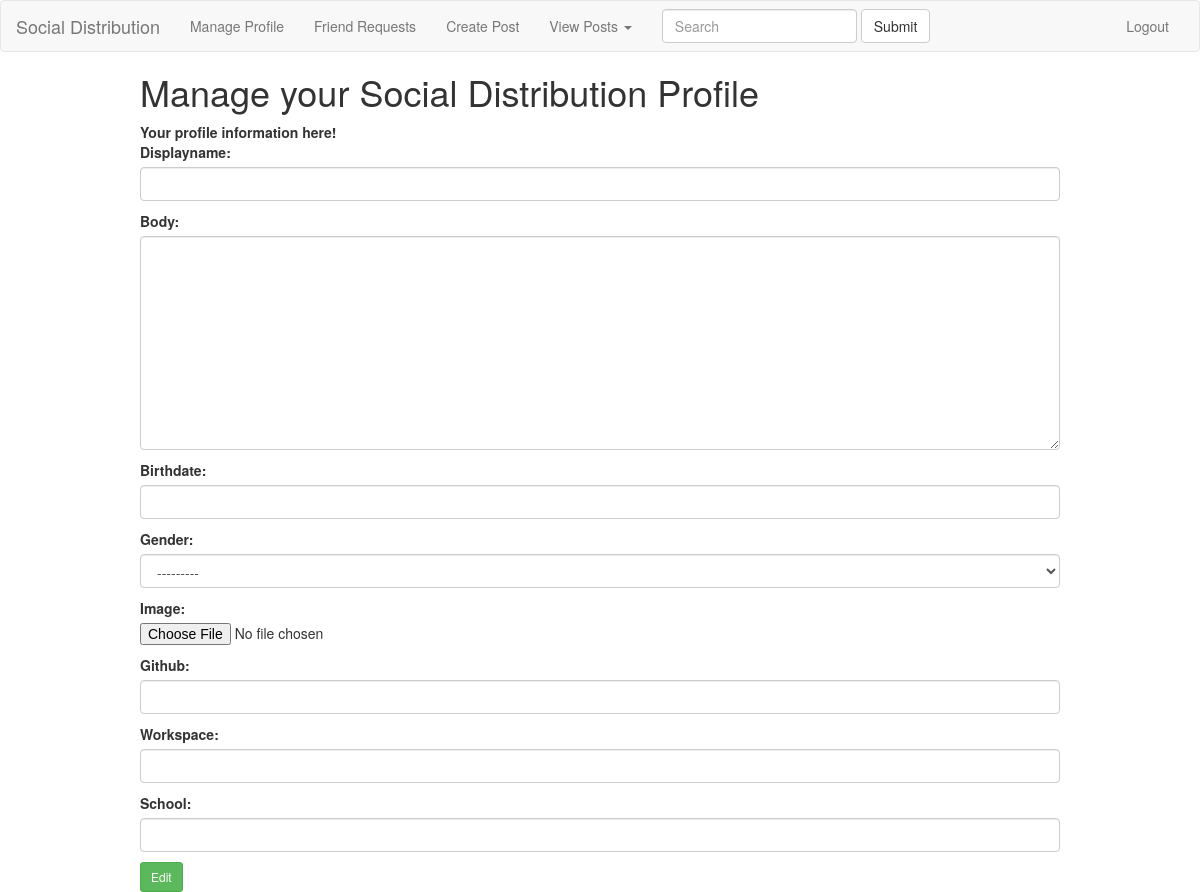
The page /manage/ (signed in) on the database as committed earlier.
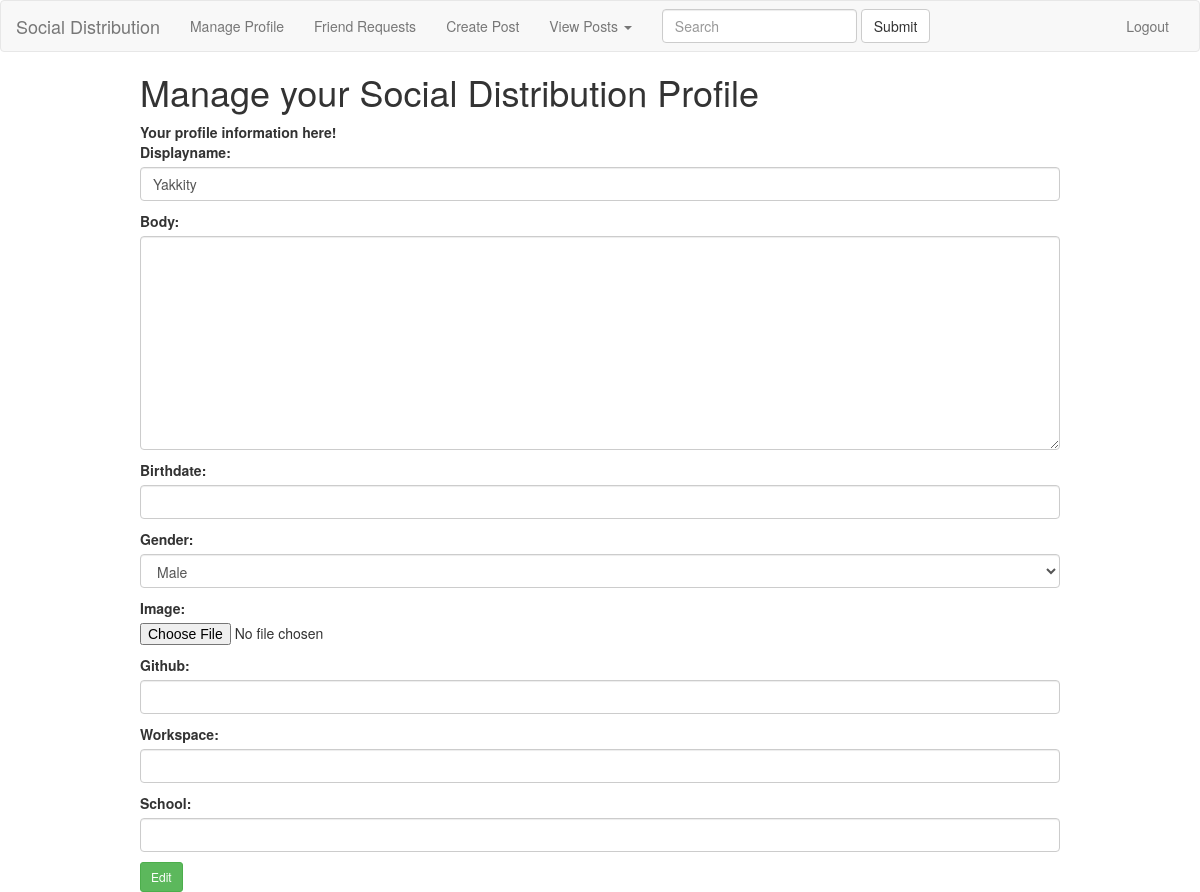
The same page on the database as committed later.
### authors/models.py (models this page shows, shortened)
class Profile(models.Model):
    uuid = models.CharField(max_length=36, default = uuid.uuid4)
    GENDER_CHOICES = (('M', 'Male'),
                      ('F', 'Female'))
    user = models.OneToOneField(User, editable=False)
    host = models.CharField(max_length=32, blank=True)
    displayname = models.CharField(max_length=128, blank=True)
    body = models.TextField(max_length=2048, blank=True)
    birthdate = models.DateField('birthdate',null=True, blank=True)
    gender = models.CharField(max_length=1, blank=True, choices=GENDER_CHOICES)
    image = models.ImageField(upload_to='profile_images', blank=True)
    github = models.CharField(max_length=39, blank=True)
    workspace = models.CharField(max_length=128, blank=True)
    school = models.CharField(max_length=128, blank=True)
    follows = models.ManyToManyField('self', blank=True, symmetrical=False, through='Follow')
    friends = models.ManyToManyField('self', blank=True)

### authors/views.py (the view)
# urls.py: url(r'^manage/$', views.author_manage, name='author_manage'),
@login_required
def author_manage(request):
    context = RequestContext(request)
    profile = Profile.objects.get(user_id=request.user.id)
    updated = False
    if request.method == 'POST':
        profile_form = UserProfileForm(data=request.POST)
        if profile_form.is_valid():
            profile.displayname = profile_form.cleaned_data['displayname']
            profile.body = profile_form.cleaned_data['body']
            profile.birthdate = profile_form.cleaned_data['birthdate']
            profile.gender = profile_form.cleaned_data['gender']
            newclear = request.POST.get('image-clear')
            print(newclear)
            try:
                profile.image = request.FILES['image']
            except:
                if newclear == "on":
                    profile.image=""
            profile.github = profile_form.cleaned_data['github']
            profile.workspace = profile_form.cleaned_data['workspace']
            profile.school = profile_form.cleaned_data['school']
            profile.save()
            updated = True
        else:
            print profile_form.errors
    else:
        profile_form = UserProfileForm(instance=profile)
    if updated == True:
        return HttpResponse("Profile Successfully edited! Click "
        "<a href=/author/"+request.user.username+">here</a> to return to your profile.")
    else:
        return render_to_response('authors/manage.html',
            {'profile_form': profile_form}, context)

### authors/forms.py
class UserProfileForm(forms.ModelForm):
    class Meta:
        model = Profile
        fields = ('displayname', 'body', 'birthdate', 'gender', 'image', 'github', 'workspace', 'school')
    def __init__(self, *args, **kwargs):
        super(UserProfileForm, self).__init__(*args, **kwargs)
        self.fields['displayname'].widget.attrs['class'] = 'form-control'
        self.fields['body'].widget.attrs['class'] = 'form-control'
        self.fields['birthdate'].widget.attrs['class'] = 'form-control'
        self.fields['gender'].widget.attrs['class'] = 'form-control'
        self.fields['github'].widget.attrs['class'] = 'form-control'
        self.fields['workspace'].widget.attrs['class'] = 'form-control'
        self.fields['school'].widget.attrs['class'] = 'form-control'

### templates/authors/manage.html (shortened to what this page needs)
{% extends 'authors/base.html' %}
{% block block_body %}
     <div class="margins">
        <h1>Manage your Social Distribution Profile</h1>
        <strong>Your profile information here!</strong><br />
        <form id="profile_form" method="post" action="/manage/"
                enctype="multipart/form-data">
            {{ profile_form.as_p }}
            <input  class="btn btn-success btn-sm" type="submit" name="submit" value="Edit" />
        </form>
	</div>
{% endblock %}

### templates/authors/base.html (shortened to what this page needs)
<!DOCTYPE HTML>
{% load static %}
<html>
<head>
      <link rel="stylesheet" href="{% static 'css/post.css' %}" />
      <link rel="stylesheet" href="{% static 'css/design.css' %}" />
      <link rel="stylesheet" href="{% static 'css/bootstrap.min.css' %}" />
</head>
<body>
    <div class="bs-component">
	<nav class="navbar navbar-default">
	   <div class="container-fluid">
	      <div class="navbar-header">
		 <a class="navbar-brand" href="/">Social Distribution</a>
	      </div>
	  <div class="collapse navbar-collapse" id="bs-example-navbar-collapse-1">
	    <ul class="nav navbar-nav">
	      <li><a href="/manage">Manage Profile</a></li>
	      <li><a href="/add_friend">Friend Requests</a></li>
	      <li><a href="/posts">Create Post</a></li>
	      <li class="dropdown">
	      <a href="#" class="dropdown-toggle" data-toggle="dropdown" role="button" aria-expanded="false">View Posts <span class="caret"></span></a>
	    </li>
	  </ul>
	  <form class="navbar-form navbar-left" role="search">
	     <div class="form-group">
	       <input type="text" class="form-control" placeholder="Search">
	     </div>
	     <button type="submit" class="btn btn-default">Submit</button>
	  </form>
      {% if user.is_authenticated %}
	  <ul class="nav navbar-nav navbar-right">
	    <li><a href="/logout">Logout</a></li>
	  </ul>
      {% endif %}
	</div>
      </div>
    </nav>
  </div>
   {% block block_body %}
  {% endblock %}
</body>
</html>

### static/css/design.css (style rules this page uses)
.margins { margin-left:10em; margin-right:10em; }

Rows that differ between the two databases and show on the page:
now on this page (row edited): Profile: displayname "Yakkity", gender "Male"
Other text that changed with them:
form field gender: "---------" → (not shown)
